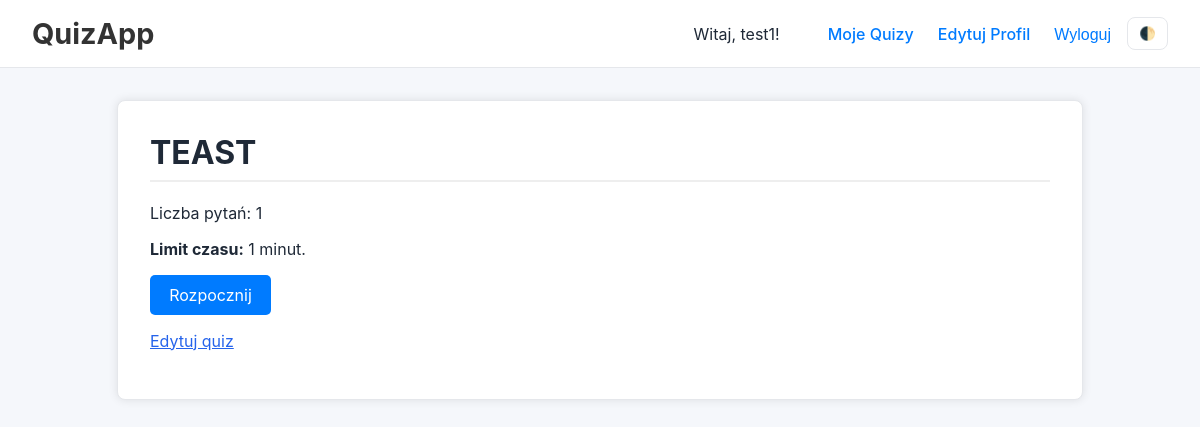
Before: /quiz/2/ (signed in) with the older database file.
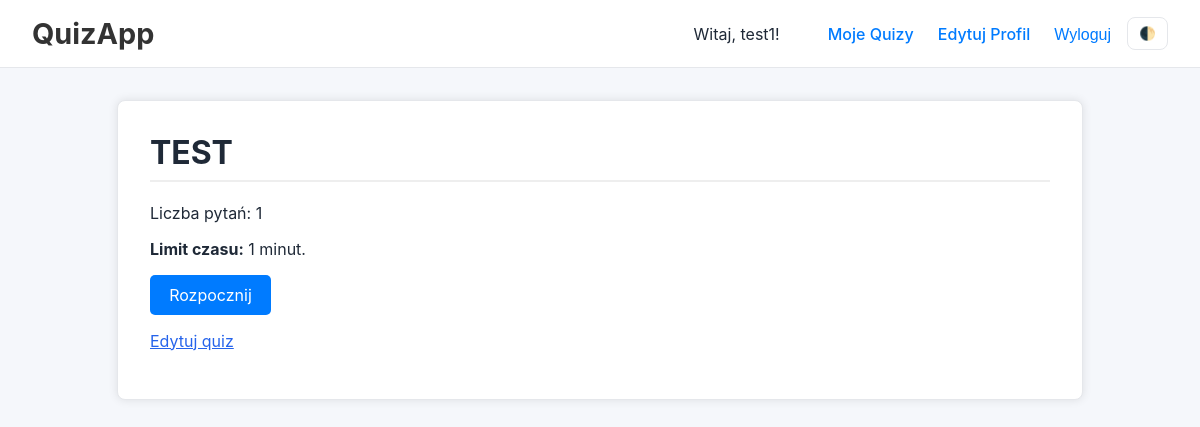
After: the same page with the newer database file.
### quizzes/models.py (models this page shows, shortened)
class Quiz(models.Model):
    class Visibility(models.TextChoices):
        PUBLIC = 'PUBLIC', 'Publiczny'
        PRIVATE = 'PRIVATE', 'Prywatny'
    title = models.CharField(max_length=255)
    author = models.ForeignKey(settings.AUTH_USER_MODEL, on_delete=models.CASCADE)
    visibility = models.CharField(max_length=10, choices=Visibility.choices, default=Visibility.PRIVATE)
    time_limit = models.IntegerField(
        default=0,
        verbose_name="Limit czasu (w minutach)",
        help_text="Ustaw 0, aby wyłączyć limit czasu."
    )
    shared_with = models.ManyToManyField(
        settings.AUTH_USER_MODEL,
        related_name='shared_quizzes', # Umożliwia user.shared_quizzes.all()
        blank=True, # Udostępnianie jest opcjonalne
        verbose_name="Udostępnij dla"
    )

### quizzes/views.py (the view)
# urls.py: path('quiz/<int:pk>/', views.quiz_detail_view, name='quiz-detail'),
def quiz_detail_view(request, pk):
    quiz = get_object_or_404(Quiz, pk=pk)
    if _can_view_quiz(request.user, quiz):
        return render(request, 'quizzes/quiz_detail.html', {'quiz': quiz})
    messages.error(request, "Nie masz uprawnień do wyświetlenia tego quizu.")
    return redirect('home')

### quizzes/views.py (called while the page is built)
def _can_view_quiz(user, quiz):
    if quiz.visibility == 'PUBLIC':
        return True
    if not user.is_authenticated:
        return False
    if quiz.author == user:
        return True
    if quiz.shared_with.filter(pk=user.pk).exists():
        return True
    return False

### templates/quizzes/quiz_detail.html (shortened to what this page needs)
{% extends 'base.html' %}
{% block content %}
  <h1>{{ quiz.title }}</h1>
  <p>Liczba pytań: {{ quiz.questions.count }}</p>
  {% if quiz.time_limit > 0 %}
    <p><strong>Limit czasu:</strong> {{ quiz.time_limit }} minut.</p>
  {% else %}
    <p><strong>Limit czasu:</strong> Brak.</p>
  {% endif %}
  {% if quiz.questions.count > 0 %}
    <a class="btn btn-primary" href="{% url 'quiz-start' pk=quiz.pk %}">Rozpocznij</a>
  {% else %}
    <p>Ten quiz nie ma jeszcze pytań.</p>
  {% endif %}
  {% if user.is_authenticated and user == quiz.author %}
    <p style="margin-top:1rem;">
      <a href="{% url 'quiz-edit' pk=quiz.pk %}">Edytuj quiz</a>
    </p>
  {% endif %}
{% endblock %}

Changed rows visible on the page:
changed Quiz: title "TEAST" → "TEST"
